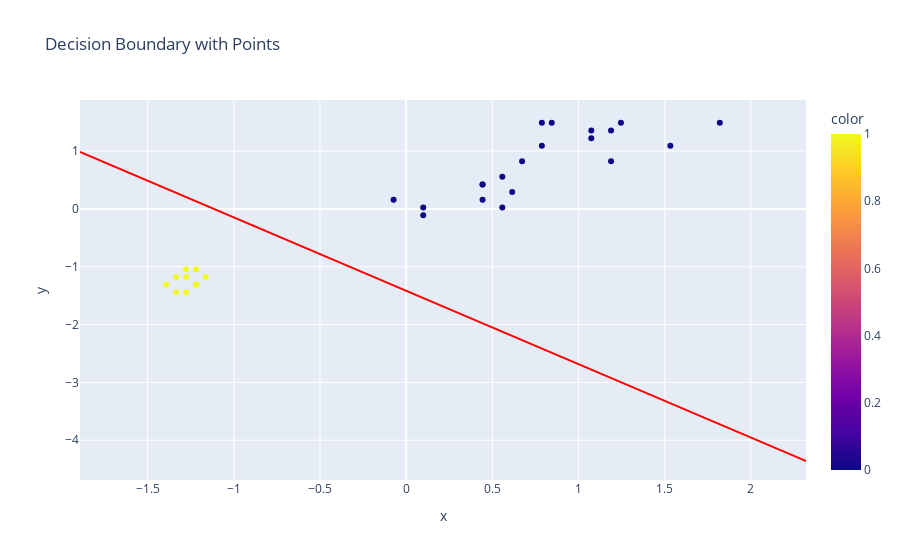

The cell this chart's notebook holds for it:
### Code cell
boundaries_decision_plotly1(model_scaled_set,X_test_scaled_set,y_test_set)
